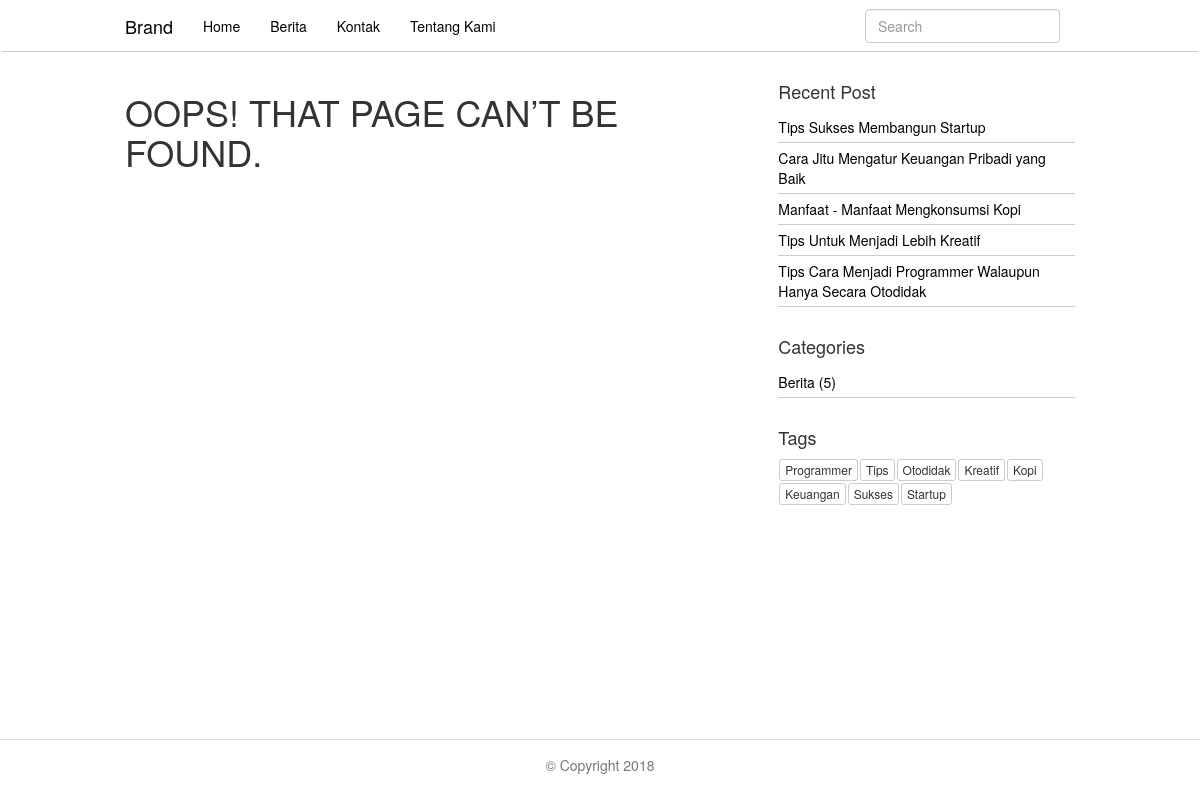
Page /blog/admin on the committed database.
### tables this page shows
CREATE TABLE `menu` (
  `id` int(11) NOT NULL,
  `name` text NOT NULL,
  `url` text NOT NULL,
  `position` text NOT NULL,
  `group_id` text NOT NULL
);

CREATE TABLE `post` (
  `id` int(11) NOT NULL,
  `author` text NOT NULL,
  `img` text NOT NULL,
  `title` text NOT NULL,
  `content` text NOT NULL,
  `slug` text NOT NULL,
  `time` text NOT NULL,
  `rate` text NOT NULL,
  `category` text NOT NULL,
  `tag` text NOT NULL,
  `comment` text NOT NULL,
  `active` text NOT NULL
);

CREATE TABLE `category` (
  `id` int(11) NOT NULL,
  `name` text NOT NULL,
  `description` text NOT NULL,
  `slug` text NOT NULL
);

CREATE TABLE `tag` (
  `id` int(11) NOT NULL,
  `name` text NOT NULL,
  `description` text NOT NULL,
  `slug` text NOT NULL
);

### include/core/input.php (called while the page is built)
<?php
class input{
	public static function get($name){
		if(isset($_POST[$name])){
			return $_POST[$name];
		}else if(isset($_GET[$name])){
			return $_GET[$name];
		}
		return false;
	}
}

### include/core/database.php (called while the page is built, shortened)
<?php
class database{
	public static $instance;
	public $mysqli,
			$host = 'localhost',
			$user = 'root',
			$pass = '',
			$dbnm = 'db_blog';
	public function __construct(){
		$this->mysqli = new mysqli($this->host, $this->user, $this->pass, $this->dbnm);
	}
	public static function get_instance(){
		if(!isset(self::$instance)){
			self::$instance = new database();
		}
		return self::$instance;
	}
	public function read_query($query){
		return $this->mysqli->query($query);
	}
}

### include/init.php (called while the page is built, shortened)
<?php
$set 		= new set();

### include/core/set.php (called while the page is built, shortened)
<?php
class set{
	public $data;
	public function __construct(){
		$this->data = new data();
	}
	public function val($value){
		$config = $this->data->read('setting', 'name', $value);
		$config = $config['value'];
		return $config;
	}
}

### include/core/data.php (called while the page is built, shortened)
<?php
class data{
	public $db;
    public function __construct(){
      $this->db = database::get_instance();
    }
	public function read($table, $column= '', $value= ''){
		$show = [];
		if(!is_int($value)) $value = "'" . $value . "'";
		if($column != ''){
			$query = "SELECT * FROM $table WHERE $column = $value";
			$result = $this->db->read_query($query);
			while($row = $result->fetch_assoc()){
				return $row;
			}
		}else{
			$query = "SELECT * FROM $table";
			$result = $this->db->read_query($query);
			while($row = $result->fetch_assoc()){
				$show[] = $row;
			}
			return $show;
		}
	}
	public function filter($table, $keyfil, $valuefil){
		$show = array();
		$query = "SELECT * FROM $table WHERE $keyfil LIKE '%$valuefil%'";
		$result = $this->db->read_query($query);
		while($row = $result->fetch_assoc()){
			$show[] = $row;
		}
		return $show;
	}
	public function rate($table, $id, $pos){
		$query = "SELECT * FROM $table ORDER BY $id DESC LIMIT 0,$pos";
		$show = array();
		$result = $this->db->read_query($query);
		while($row = $result->fetch_assoc()){
			$show[] = $row;
		}
		return $show;
	}
}

### content/component/tag.php (the view, shortened to what this page needs)
<div class="sidebar-tag">
    <h4>Tags</h4>
<?php
$url = $GLOBALS['set']->val('url');
$tag = $GLOBALS['data']->read('tag');
foreach ($tag as $tags) {
	$post = $GLOBALS['data']->filter('post', 'tag', $tags['name']);
	if(count($post) != 0){
		echo '<a href="'.$url.'tag/'.$tags['name'].'" class="btn btn-default btn-xs">'.$tags['name'].'</a>';
	}
}
?>
</div>

### index.php (shortened to what this page needs)
<?php
require_once 'include/init.php';
require_once 'include/core/function.php';
if(!session::exists('vistor')){
	$atime = date('Y-m-d', time());
	$live_time = $data->read('traffic', 'date', $atime);
	if(empty($live_time)){
		$data->insert('traffic', array('date' => $atime));
		$live_time = $data->read('traffic', 'date', $atime);
	}else{
		$data->update('traffic', array('date' => $atime), $live_time['id']);
	}
	$vistor_count = $live_time['vistor'];
	$vistor_count++;
	$data->update('traffic', array('vistor' => $vistor_count.''), $live_time['id']);
}
$path = 'content/themes/'.$set->val('theme').'/';
if(input::get('url')){
	$url_file = explode('/', filter_var(trim(input::get('url')), FILTER_SANITIZE_URL));
	$url_file[0] = @$url_file[0] == 'page' ? 'index.php': @$url_file[0];
}else{
	$url_file[0] = 'index.php';
}
if(input::get('url') && $url_file[0] != 'index.php'){
	$post = $data->read('post');
	$single_post = $data->read('post', 'slug', implode('/', $url_file));
	if(!empty($single_post)){
		$author = $data->read('user', 'id', $single_post['author']);
		$times = time::get($single_post['time']);
		$post_tag = explode(',', $single_post['tag']);
		if(input::get('submit-comment')){
			$time_comment = time().'';
			$data->insert('comment', array(
					'parent_id' => input::get('parent_comment'),
					'post_id' => $single_post['id'],
					'username' => input::get('username'),
					'email' => input::get('email'),
					'website' => input::get('site'),
					'content' => input::get('comment'),
					'time' => $time_comment
				));
			$new_comment_id = $data->read('comment');
			foreach ($new_comment_id as $new_comment) {
				$new_comment_id = $new_comment['id'];
			}
			$position_comment = $data->read("comment", "username", input::get('username'));
			$position_comment1 = !empty($position_comment['position']) ? $position_comment['position']: $position_comment['id'];
			$position = $data->update('comment', array('position' => $position_comment1), $new_comment_id);
			header('Location: '.$set->val('url').$single_post['slug'].'#comment'.$new_comment_id);
		}
		$comment = $data->read('comment');
		$post1 = '';
		$prev = '';
		$next = '';
		$pager = '';
		for($p=0; $p < count($post); $p++){
			if(@$post[$p]['id'] == $single_post['id']){
				$post1 = $p;
			}
		}
		$prev = $post1; $prev--;
		$next = $post1; $next++;
		$pager .= !empty($post[$prev]['id']) ?
		'<li class="previous">
			<a href="'.$set->val('url').$post[$prev]['slug'].'" data-toggle="tooltip" data-placement="left" title="'.$post[$prev]['title'].'"><span aria-hidden="true">&larr;</span> Older</a>
		</li>': null;
		$pager .= !empty($post[$next]['id']) ?
		'<li class="next">
			<a href="'.$set->val('url').$post[$next]['slug'].'" data-toggle="tooltip" data-placement="left" title="'.$post[$next]['title'].'">Newer <span aria-hidden="true">&rarr;</span></a>
		</li>': null;
		include $path.'single.php';
	}else{
		switch ($url_file[0]) {
			default: include $path.'404.php'; break;
		}
	}
}else{
	$post = $paging->get_data('post', 'max_post', null, null);
	include $path. 'index.php';
}

### content/themes/tema/header.php (shortened to what this page needs)
<!DOCTYPE html>
<html lang="en">
	<head>
    	<link rel="stylesheet" href="<?=$set->val('url')?>include/plugins/bootstrap/css/bootstrap.min.css">
    	<link rel="stylesheet" href="<?=$set->val('url')?>include/plugins/font-awesome/css/font-awesome.min.css">
    	<link rel="stylesheet" href="<?=$set->val('url').$path?>style.css">
    </head>
    <body>
    	<nav class="navbar blog-nav">
			<div class="container">
			    <div class="navbar-header">
			    	<a class="navbar-brand" href="#">Brand</a>
			    </div>
			    <div class="collapse navbar-collapse" id="bs-example-navbar-collapse-1">
				  	<ul class="nav navbar-nav"><?=get_menu('menu')?></ul>
					<form method="post" class="nav navbar-form navbar-right">
					<input type="text" class="form-control" name="search" value="<?=@$search?>" placeholder="Search">
					</form>
			    </div>
			</div>
		</nav>

### include/core/function.php (shortened to what this page needs)
<?php
function get_component($files){
	include 'content/component/'.$files.'.php';
}
function get_menu($active_menu){
	$group = $GLOBALS['data']->read('menu_group', 'name', $active_menu);
	$menu = $GLOBALS['data']->read('menu');
	$_menu = '';
	foreach ($menu as $menus) {
		if($group['id'] == $menus['group_id']){
            $_menu .= '<li><a href="'.$menus['url'].'">'.$menus['name'].'</a></li>';
        }
	}
	return $_menu;
}

### content/themes/tema/404.php (shortened to what this page needs)
<?php include 'header.php';?>
<div class="container">
	<div class="row">
		<div class="col-md-8"><h1>OOPS! THAT PAGE CAN’T BE FOUND.</h1></div>
		<div class="col-md-4"><?php include 'sidebar.php';?></div>
	</div>
</div>
<?php include 'footer.php';?>

### content/themes/tema/sidebar.php
<div class="sidebar">
<?php
get_component('recent-post');
echo '<br>';
get_component('category');
echo '<br>';
get_component('tag');
?>
</div>

### content/component/recent-post.php
<div class="sidebar-recent-post">
	<h4>Recent Post</h4>
<?php
$url = $GLOBALS['set']->val('url');
$recent_post = $GLOBALS['data']->rate('post', 'id', 10);
foreach ($recent_post as $recent_posts) {
	echo '<a href="'.$url.$recent_posts['slug'].'">'.$recent_posts['title'].'</a>';
}
?>
</div>

### content/component/category.php (shortened to what this page needs)
<div class="sidebar-category">
    <h4>Categories</h4>
<?php
$url = $GLOBALS['set']->val('url');
$post = $GLOBALS['data']->read('post');
$ctg = $GLOBALS['data']->read('category');
foreach ($ctg as $ctgs) {
	$ctg_count = array();
	foreach ($post as $posts) {
		if($ctgs['name'] == $posts['category']){
			$ctg_count[] = $ctgs['name'];
		}
	}
	$ctg_count = count($ctg_count);
	if(!empty($ctg_count)){
		echo '<a href="'.$url.'category/'.$ctgs['name'].'">'.$ctgs['name'].' ('.$ctg_count.')</a>';
	}
}
?>
</div>

### content/themes/tema/footer.php (shortened to what this page needs)
		<footer class="footer">
			<p class="footer-text">&copy; Copyright <?=date('Y')?></p>
		</footer>
	</body>
</html>

### content/themes/tema/style.css (style rules this page uses)
html { position: relative; min-height: 100%; }
body { margin-bottom: 60px; }
a, a:hover { color:#000; }
.container { max-width: 980px; }
.navbar { border-bottom:1px solid #ccc; }
.sidebar-recent-post a, .sidebar-category a { display: block; padding: 5px 0; border-bottom: 1px solid #ccc; }
.sidebar-tag a { margin:1px }
.footer { position: absolute; bottom: 0; width: 100%; padding:15px 0; background-color: #fff; border-top: 1px solid #ddd; }
.footer-text { text-align: center; color:#777; }

### rows in the picture
menu: name "Home"
menu: name "Berita"
menu: name "Kontak"
menu: name "Tentang Kami"
post: title "Tips Sukses Membangun Startup"
post: title "Cara Jitu Mengatur Keuangan Pribadi yang Baik"
post: title "Manfaat - Manfaat Mengkonsumsi Kopi"
post: title "Tips Untuk Menjadi Lebih Kreatif"
post: title "Tips Cara Menjadi Programmer Walaupun Hanya Secara Otodidak"
category: name "Berita", ctg_count "5"
tag: name "Programmer"
tag: name "Tips"
tag: name "Otodidak"
tag: name "Kreatif"
tag: name "Kopi"
tag: name "Keuangan"
tag: name "Sukses"
tag: name "Startup"
